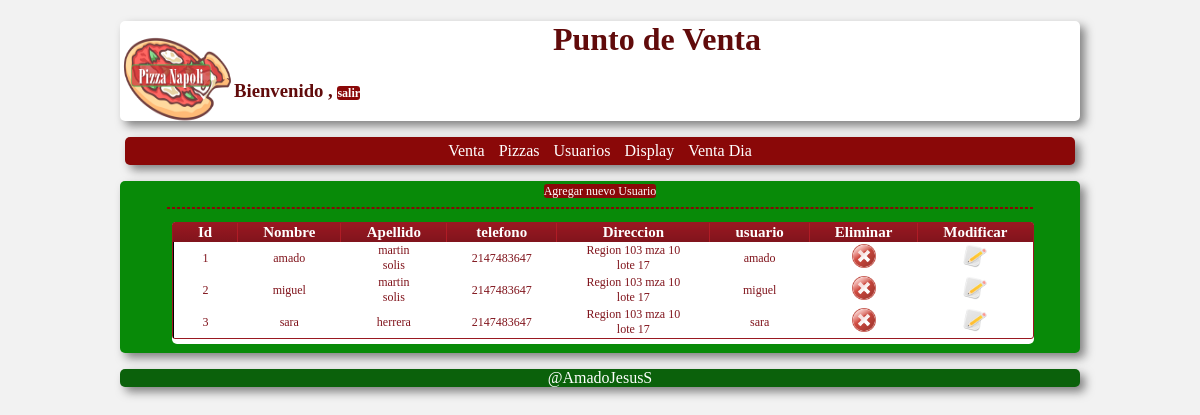
Page /vista/usuario.php (signed in) on the committed database.
### tables this page shows
create table usuario(
id_usuario int primary key auto_increment,
id_privilegio int not null,
nombre varchar(45) not null,
apellido varchar(45) not null,
telefono int(12) not null,
direccion varchar(100) not null,
usuario varchar(45) not null,
contra varchar(45) not null,
fecha_reg timestamp not null,
id_status int not null
);

### modelo/modelo_usuario.php (the view, shortened to what this page needs)
<?php
		class ModeloUsuario{
			function mostrarUsuario(){
			$qry=mysql_query("select * from usuario order by nombre asc");
			while($row=mysql_fetch_array($qry)){
				echo("<tr id='cols'>");
					echo "<td align='center'>".$row["id_usuario"]."</td>";
					echo "<td align='center'>".$row["nombre"]."</td>";
					echo "<td align='center'>".$row["apellido"]."</td>";
					echo "<td align='center'>".$row["telefono"]."</td>";
					echo "<td align='center'>".$row["direccion"]."</td>";
					echo "<td align='center'>".$row["usuario"]."</td>";
					echo "<td class='eliminar' align='center' class=''><img src='../img/eliminar.ico' width='24px' name='".$row["id_usuario"]."' height='24px' class='delUser'></td>";
					echo "<td align='center' class=''><a href='#modalUpdUsu'><img src='../img/editar.png' width='24px' name='".$row["id_usuario"]."' height='24px' class='actualizarUsuario'></a></td>";
				echo("</tr>");
			}
		}
	}
?>

### css/estilo.css (style rules this page uses)
img { cursor: pointer; opacity: .8; }
body { background:#F2F2F2; margin: 0; }
a { text-decoration: none; }
.tabla table td, .tabla table th { padding: 1px 25px; }
.tabla table tbody tr { border: 1px; color: #80141C; border-left: 1px solid black; font-size: 12px; font-weight: normal; }
.tabla table tbody td:first-child { border-left: none; }
.tabla table tbody tr:last-child td { border-bottom: 1px; border:1px; }

### rows in the picture
usuario: id_usuario "1", nombre "amado", apellido "martin solis", telefono "2147483647", direccion "Region 103 mza 10 lote 17", usuario "amado"
usuario: id_usuario "2", nombre "miguel", apellido "martin solis", telefono "2147483647", direccion "Region 103 mza 10 lote 17", usuario "miguel"
usuario: id_usuario "3", nombre "sara", apellido "herrera", telefono "2147483647", direccion "Region 103 mza 10 lote 17", usuario "sara"
